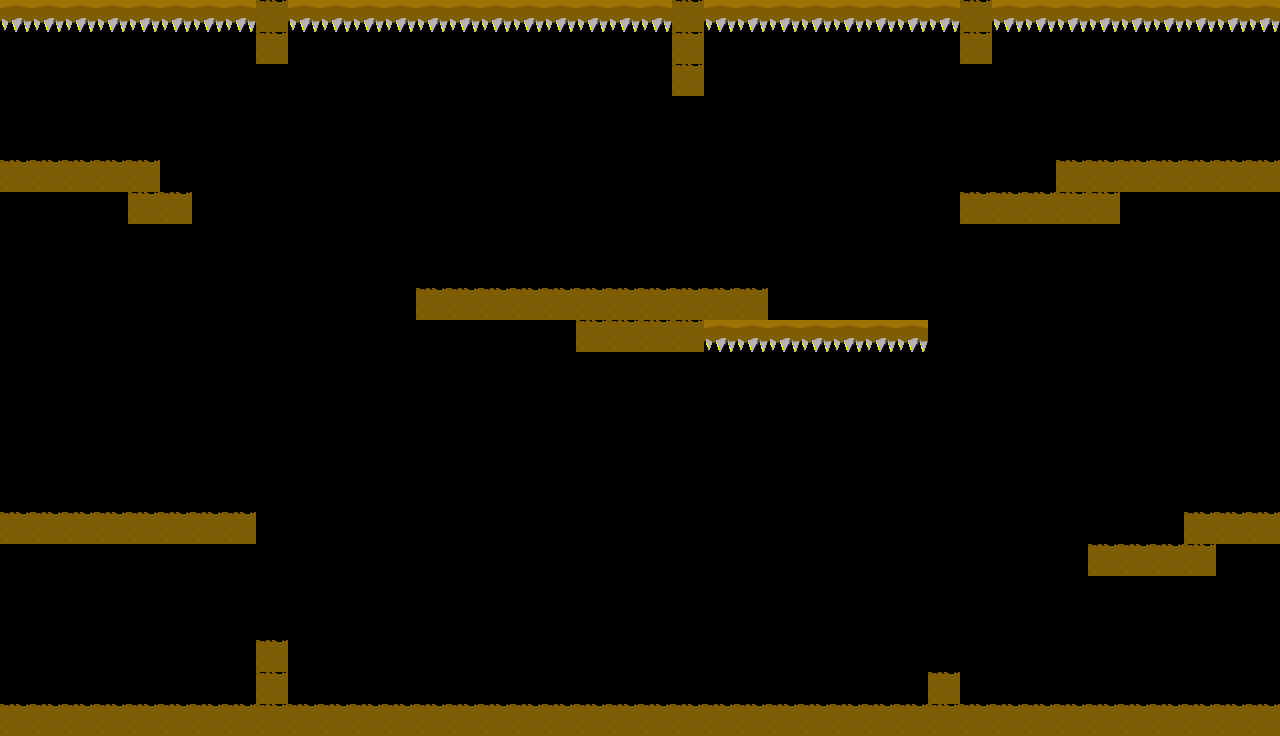

The image is a tile-based game level rendered from a .tmx file. Its description and complete source (layers, tilesets, objects, tile grids) follow:
An orthogonal 40x23 tile map with 32x32 px tiles, 2 tile layers (walls, kill).

<map version="1.2" tiledversion="2019.05.08" orientation="orthogonal" renderorder="right-down" width="40" height="23" tilewidth="32" tileheight="32" infinite="0" nextlayerid="5" nextobjectid="1">
 <tileset firstgid="1" name="flapping" tilewidth="32" tileheight="32" tilecount="2" columns="0">
  <grid orientation="orthogonal" width="1" height="1" />
  <tile id="0">
   <image width="32" height="32" source="img/floor.png" />
  </tile>
  <tile id="1">
   <image width="32" height="32" source="img/spikes.png" />
  </tile>
 </tileset>
 <layer id="3" name="walls" width="40" height="23">
  <data encoding="csv">
0,0,0,0,0,0,0,0,1,0,0,0,0,0,0,0,0,0,0,0,0,1,0,0,0,0,0,0,0,0,1,0,0,0,0,0,0,0,0,0,
0,0,0,0,0,0,0,0,1,0,0,0,0,0,0,0,0,0,0,0,0,1,0,0,0,0,0,0,0,0,1,0,0,0,0,0,0,0,0,0,
0,0,0,0,0,0,0,0,0,0,0,0,0,0,0,0,0,0,0,0,0,1,0,0,0,0,0,0,0,0,0,0,0,0,0,0,0,0,0,0,
0,0,0,0,0,0,0,0,0,0,0,0,0,0,0,0,0,0,0,0,0,0,0,0,0,0,0,0,0,0,0,0,0,0,0,0,0,0,0,0,
0,0,0,0,0,0,0,0,0,0,0,0,0,0,0,0,0,0,0,0,0,0,0,0,0,0,0,0,0,0,0,0,0,0,0,0,0,0,0,0,
1,1,1,1,1,0,0,0,0,0,0,0,0,0,0,0,0,0,0,0,0,0,0,0,0,0,0,0,0,0,0,0,0,1,1,1,1,1,1,1,
0,0,0,0,1,1,0,0,0,0,0,0,0,0,0,0,0,0,0,0,0,0,0,0,0,0,0,0,0,0,1,1,1,1,1,0,0,0,0,0,
0,0,0,0,0,0,0,0,0,0,0,0,0,0,0,0,0,0,0,0,0,0,0,0,0,0,0,0,0,0,0,0,0,0,0,0,0,0,0,0,
0,0,0,0,0,0,0,0,0,0,0,0,0,0,0,0,0,0,0,0,0,0,0,0,0,0,0,0,0,0,0,0,0,0,0,0,0,0,0,0,
0,0,0,0,0,0,0,0,0,0,0,0,0,1,1,1,1,1,1,1,1,1,1,1,0,0,0,0,0,0,0,0,0,0,0,0,0,0,0,0,
0,0,0,0,0,0,0,0,0,0,0,0,0,0,0,0,0,0,1,1,1,1,0,0,0,0,0,0,0,0,0,0,0,0,0,0,0,0,0,0,
0,0,0,0,0,0,0,0,0,0,0,0,0,0,0,0,0,0,0,0,0,0,0,0,0,0,0,0,0,0,0,0,0,0,0,0,0,0,0,0,
0,0,0,0,0,0,0,0,0,0,0,0,0,0,0,0,0,0,0,0,0,0,0,0,0,0,0,0,0,0,0,0,0,0,0,0,0,0,0,0,
0,0,0,0,0,0,0,0,0,0,0,0,0,0,0,0,0,0,0,0,0,0,0,0,0,0,0,0,0,0,0,0,0,0,0,0,0,0,0,0,
0,0,0,0,0,0,0,0,0,0,0,0,0,0,0,0,0,0,0,0,0,0,0,0,0,0,0,0,0,0,0,0,0,0,0,0,0,0,0,0,
0,0,0,0,0,0,0,0,0,0,0,0,0,0,0,0,0,0,0,0,0,0,0,0,0,0,0,0,0,0,0,0,0,0,0,0,0,0,0,0,
1,1,1,1,1,1,1,1,0,0,0,0,0,0,0,0,0,0,0,0,0,0,0,0,0,0,0,0,0,0,0,0,0,0,0,0,0,1,1,1,
0,0,0,0,0,0,0,0,0,0,0,0,0,0,0,0,0,0,0,0,0,0,0,0,0,0,0,0,0,0,0,0,0,0,1,1,1,1,0,0,
0,0,0,0,0,0,0,0,0,0,0,0,0,0,0,0,0,0,0,0,0,0,0,0,0,0,0,0,0,0,0,0,0,0,0,0,0,0,0,0,
0,0,0,0,0,0,0,0,0,0,0,0,0,0,0,0,0,0,0,0,0,0,0,0,0,0,0,0,0,0,0,0,0,0,0,0,0,0,0,0,
0,0,0,0,0,0,0,0,1,0,0,0,0,0,0,0,0,0,0,0,0,0,0,0,0,0,0,0,0,0,0,0,0,0,0,0,0,0,0,0,
0,0,0,0,0,0,0,0,1,0,0,0,0,0,0,0,0,0,0,0,0,0,0,0,0,0,0,0,0,1,0,0,0,0,0,0,0,0,0,0,
1,1,1,1,1,1,1,1,1,1,1,1,1,1,1,1,1,1,1,1,1,1,1,1,1,1,1,1,1,1,1,1,1,1,1,1,1,1,1,1
</data>
 </layer>
 <layer id="4" name="kill" width="40" height="23">
  <data encoding="csv">
2,2,2,2,2,2,2,2,0,2,2,2,2,2,2,2,2,2,2,2,2,0,2,2,2,2,2,2,2,2,0,2,2,2,2,2,2,2,2,2,
0,0,0,0,0,0,0,0,0,0,0,0,0,0,0,0,0,0,0,0,0,0,0,0,0,0,0,0,0,0,0,0,0,0,0,0,0,0,0,0,
0,0,0,0,0,0,0,0,0,0,0,0,0,0,0,0,0,0,0,0,0,0,0,0,0,0,0,0,0,0,0,0,0,0,0,0,0,0,0,0,
0,0,0,0,0,0,0,0,0,0,0,0,0,0,0,0,0,0,0,0,0,0,0,0,0,0,0,0,0,0,0,0,0,0,0,0,0,0,0,0,
0,0,0,0,0,0,0,0,0,0,0,0,0,0,0,0,0,0,0,0,0,0,0,0,0,0,0,0,0,0,0,0,0,0,0,0,0,0,0,0,
0,0,0,0,0,0,0,0,0,0,0,0,0,0,0,0,0,0,0,0,0,0,0,0,0,0,0,0,0,0,0,0,0,0,0,0,0,0,0,0,
0,0,0,0,0,0,0,0,0,0,0,0,0,0,0,0,0,0,0,0,0,0,0,0,0,0,0,0,0,0,0,0,0,0,0,0,0,0,0,0,
0,0,0,0,0,0,0,0,0,0,0,0,0,0,0,0,0,0,0,0,0,0,0,0,0,0,0,0,0,0,0,0,0,0,0,0,0,0,0,0,
0,0,0,0,0,0,0,0,0,0,0,0,0,0,0,0,0,0,0,0,0,0,0,0,0,0,0,0,0,0,0,0,0,0,0,0,0,0,0,0,
0,0,0,0,0,0,0,0,0,0,0,0,0,0,0,0,0,0,0,0,0,0,0,0,0,0,0,0,0,0,0,0,0,0,0,0,0,0,0,0,
0,0,0,0,0,0,0,0,0,0,0,0,0,0,0,0,0,0,0,0,0,0,2,2,2,2,2,2,2,0,0,0,0,0,0,0,0,0,0,0,
0,0,0,0,0,0,0,0,0,0,0,0,0,0,0,0,0,0,0,0,0,0,0,0,0,0,0,0,0,0,0,0,0,0,0,0,0,0,0,0,
0,0,0,0,0,0,0,0,0,0,0,0,0,0,0,0,0,0,0,0,0,0,0,0,0,0,0,0,0,0,0,0,0,0,0,0,0,0,0,0,
0,0,0,0,0,0,0,0,0,0,0,0,0,0,0,0,0,0,0,0,0,0,0,0,0,0,0,0,0,0,0,0,0,0,0,0,0,0,0,0,
0,0,0,0,0,0,0,0,0,0,0,0,0,0,0,0,0,0,0,0,0,0,0,0,0,0,0,0,0,0,0,0,0,0,0,0,0,0,0,0,
0,0,0,0,0,0,0,0,0,0,0,0,0,0,0,0,0,0,0,0,0,0,0,0,0,0,0,0,0,0,0,0,0,0,0,0,0,0,0,0,
0,0,0,0,0,0,0,0,0,0,0,0,0,0,0,0,0,0,0,0,0,0,0,0,0,0,0,0,0,0,0,0,0,0,0,0,0,0,0,0,
0,0,0,0,0,0,0,0,0,0,0,0,0,0,0,0,0,0,0,0,0,0,0,0,0,0,0,0,0,0,0,0,0,0,0,0,0,0,0,0,
0,0,0,0,0,0,0,0,0,0,0,0,0,0,0,0,0,0,0,0,0,0,0,0,0,0,0,0,0,0,0,0,0,0,0,0,0,0,0,0,
0,0,0,0,0,0,0,0,0,0,0,0,0,0,0,0,0,0,0,0,0,0,0,0,0,0,0,0,0,0,0,0,0,0,0,0,0,0,0,0,
0,0,0,0,0,0,0,0,0,0,0,0,0,0,0,0,0,0,0,0,0,0,0,0,0,0,0,0,0,0,0,0,0,0,0,0,0,0,0,0,
0,0,0,0,0,0,0,0,0,0,0,0,0,0,0,0,0,0,0,0,0,0,0,0,0,0,0,0,0,0,0,0,0,0,0,0,0,0,0,0,
0,0,0,0,0,0,0,0,0,0,0,0,0,0,0,0,0,0,0,0,0,0,0,0,0,0,0,0,0,0,0,0,0,0,0,0,0,0,0,0
</data>
 </layer>
</map>